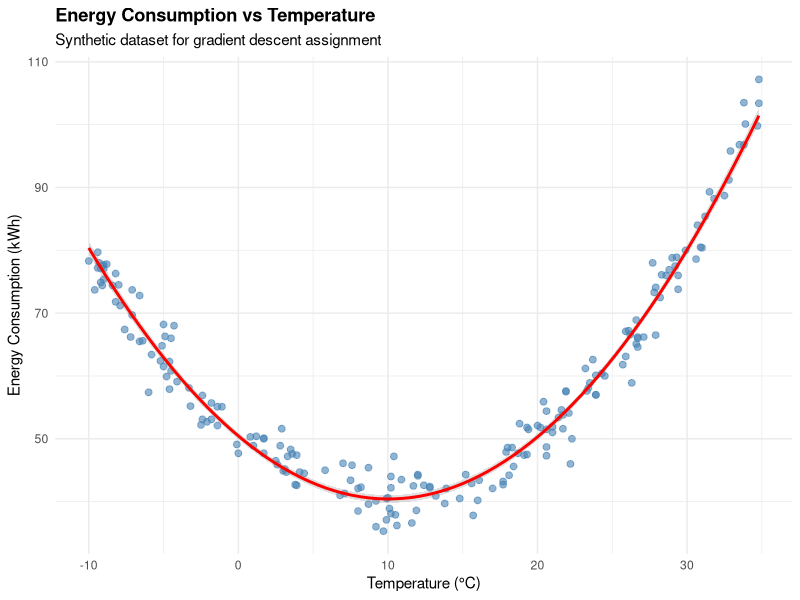
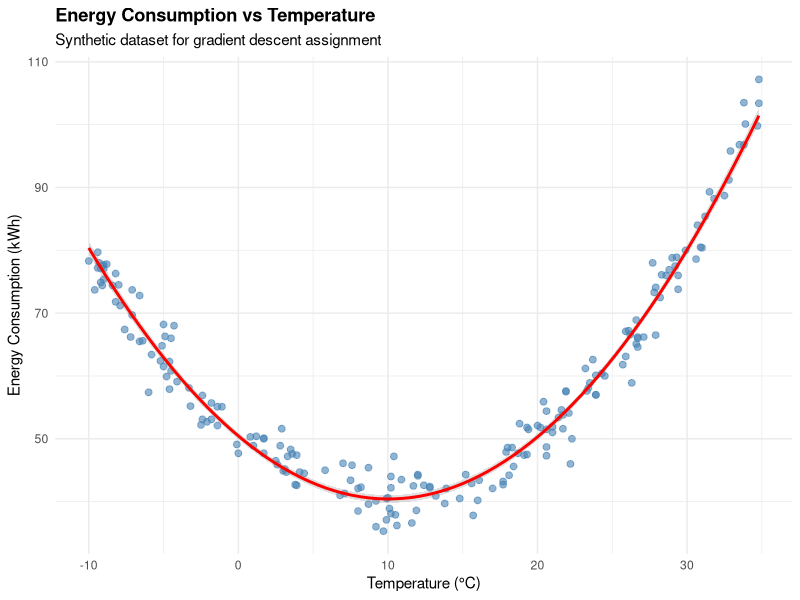

R code for these plots, in order:
#!/usr/bin/env Rscript

#################################################
# Generate Data for Gradient Descent Assignment
# MBAN 5520: Statistics for Business
# Dr. Aydede
#################################################

# Set seed for reproducibility
set.seed(2024)

# Number of observations
n <- 200

# Generate temperature data (in Celsius)
# Realistic range: -10°C to 35°C
temperature <- round(runif(n, min = -10, max = 35), 1)

# Create a quadratic relationship with energy consumption
# Energy consumption is higher at both very cold and very hot temperatures
# Minimum consumption around 18°C (comfortable temperature)

# True parameters (unknown to students)
beta0_true <- 50      # Base consumption
beta1_true <- -2      # Linear effect
beta2_true <- 0.1     # Quadratic effect

# Generate consumption with quadratic relationship + noise
consumption <- beta0_true + 
               beta1_true * temperature + 
               beta2_true * temperature^2 + 
               rnorm(n, mean = 0, sd = 3)  # Add some noise

# Ensure consumption is positive
consumption <- pmax(consumption, 5)

# Round to realistic values
consumption <- round(consumption, 1)

# Create data frame
energy_data <- data.frame(
  temperature = temperature,
  consumption = consumption
)

# Sort by temperature for better visualization
energy_data <- energy_data[order(energy_data$temperature), ]

# Reset row numbers
rownames(energy_data) <- NULL

# Display summary
cat("Energy Consumption Dataset Generated\n")
cat("====================================\n")
cat("Number of observations:", nrow(energy_data), "\n")
cat("Temperature range:", min(energy_data$temperature), "to", 
    max(energy_data$temperature), "°C\n")
cat("Consumption range:", min(energy_data$consumption), "to", 
    max(energy_data$consumption), "kWh\n")
cat("\nTrue relationship (hidden from students):\n")
cat("consumption = 50 - 2*temperature + 0.1*temperature^2 + noise\n")
cat("Minimum consumption at temperature ≈", -beta1_true/(2*beta2_true), "°C\n")

# Save to CSV
write.csv(energy_data, "energy_consumption.csv", row.names = FALSE)
cat("\nDataset saved as 'energy_consumption.csv'\n")

# Create a simple visualization
if (require(ggplot2, quietly = TRUE)) {
  library(ggplot2)
  
  p <- ggplot(energy_data, aes(x = temperature, y = consumption)) +
    geom_point(alpha = 0.6, color = "steelblue", size = 2) +
    geom_smooth(method = "lm", formula = y ~ poly(x, 2), 
                se = TRUE, color = "red", alpha = 0.3) +
    labs(title = "Energy Consumption vs Temperature",
         subtitle = "Synthetic dataset for gradient descent assignment",
         x = "Temperature (°C)",
         y = "Energy Consumption (kWh)") +
    theme_minimal() +
    theme(plot.title = element_text(face = "bold"))
  
  print(p)
  
  # Save plot
  ggsave("data_preview.png", plot = p, width = 8, height = 6, dpi = 150)
  cat("Preview plot saved as 'data_preview.png'\n")
}

# Display first few rows
cat("\nFirst 10 rows of the dataset:\n")
print(head(energy_data, 10))

# Basic statistics
cat("\nBasic Statistics:\n")
cat("================\n")
print(summary(energy_data))

# Correlation
cat("\nCorrelation between temperature and consumption:", 
    round(cor(energy_data$temperature, energy_data$consumption), 3), "\n")
